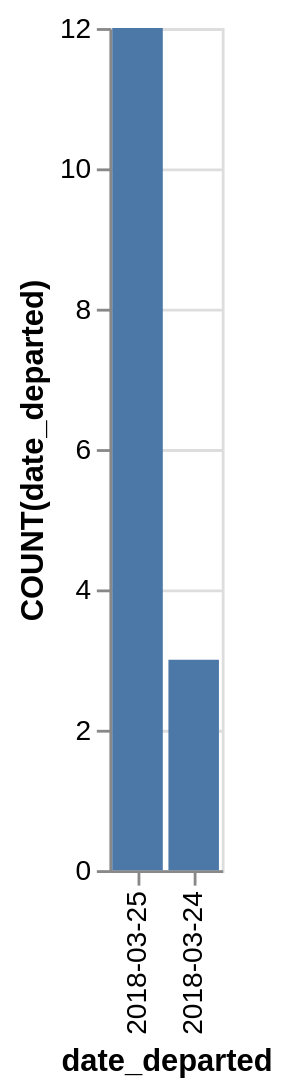

Write the Vega-Lite specification saved for this chart.
### Vega-Lite specification from a JSON file in a GitHub repository (floating-point values rounded to 4 significant figures)
{"data": {"values": [{"x_data": "2018-03-25", "y_data": 12}, {"x_data": "2018-03-24", "y_data": 3}]}, "mark": "bar", "encoding": {"x": {"field": "x_data", "type": "nominal", "title": "date_departed", "sort": {"op": "sum", "field": "y_data", "order": "descending"}}, "y": {"field": "y_data", "type": "quantitative", "title": "COUNT(date_departed)"}}}
